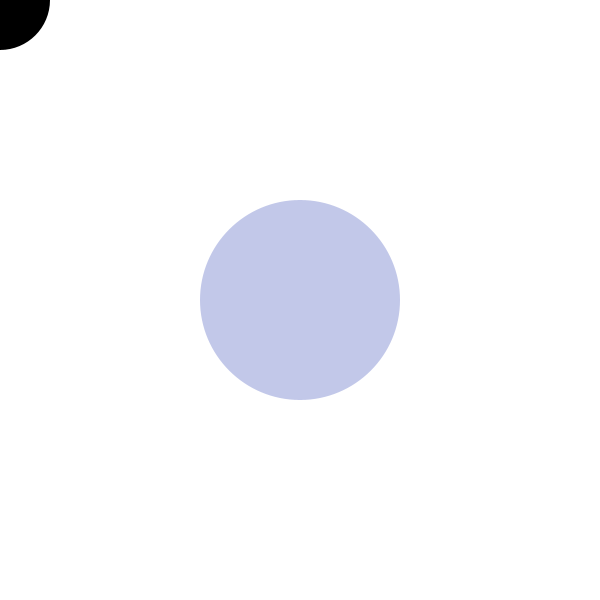
Frame 1 (no input)
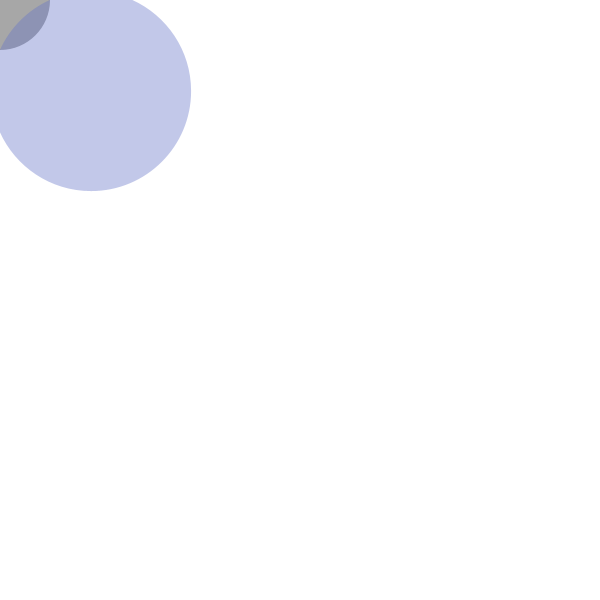
Frame 60 (the mouse pressed at the canvas centre just before this capture)
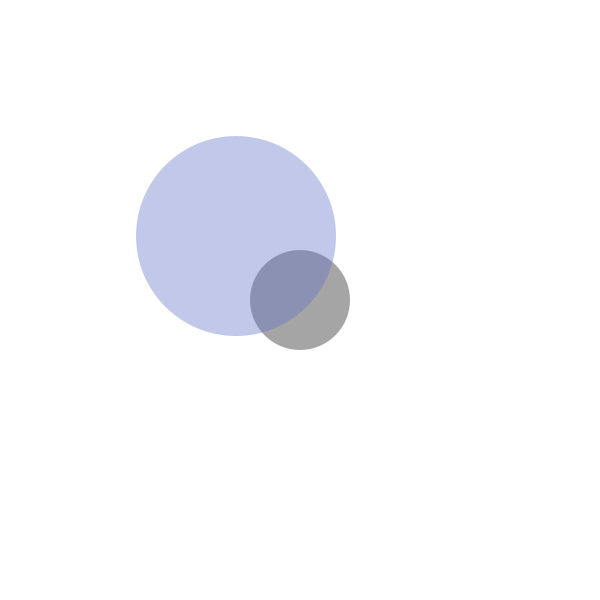
Frame 120 (the mouse held since frame 60 and released just before this capture)

The Processing sketch that drew these frames (run headless with seeded random() and noise(); from frame 60 on, the mouse is pressed at the canvas centre):

// Processing sketch: processing_130250
// ── processing_130250.pde

//Created by Tomas de Camino
// Follow the mouse

float x,y;

void setup(){
 size(600,600);
 smooth();
 noCursor();
 x= width/2;
 y= width/2;
 ellipseMode(CENTER);
}

void draw(){
  background(255);
  fill(255*sin(frameCount/8));
  noStroke();
  ellipse(mouseX, mouseY, 100,100);
  fill(100,114,200,100);
  ellipse(x ,y ,200,200);
  x+=(mouseX-x)/50;
  y+=(mouseY-y)/50;
}
